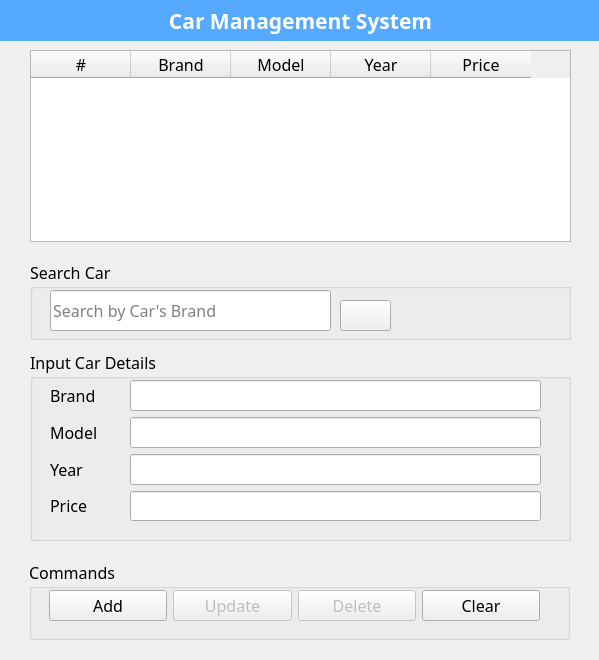
<?xml version="1.0" encoding="UTF-8"?>
<ui version="4.0">
 <class>Form</class>
 <widget class="QWidget" name="Form">
  <property name="geometry">
   <rect>
    <x>0</x>
    <y>0</y>
    <width>599</width>
    <height>660</height>
   </rect>
  </property>
  <property name="font">
   <font>
    <family>Nunito</family>
    <pointsize>12</pointsize>
   </font>
  </property>
  <property name="windowTitle">
   <string>Car Management System:CMS</string>
  </property>
  <property name="windowIcon">
   <iconset>
    <normaloff>icon/maintenance.png</normaloff>icon/maintenance.png</iconset>
  </property>
  <widget class="QLabel" name="label">
   <property name="geometry">
    <rect>
     <x>0</x>
     <y>0</y>
     <width>601</width>
     <height>41</height>
    </rect>
   </property>
   <property name="font">
    <font>
     <family>Nunito</family>
     <pointsize>16</pointsize>
     <italic>false</italic>
     <bold>true</bold>
     <underline>false</underline>
    </font>
   </property>
   <property name="styleSheet">
    <string notr="true">background-color: rgb(85, 170, 255);
color: rgb(255, 255, 255);</string>
   </property>
   <property name="text">
    <string>Car Management System</string>
   </property>
   <property name="alignment">
    <set>Qt::AlignCenter</set>
   </property>
  </widget>
  <widget class="QTableWidget" name="tb_car">
   <property name="geometry">
    <rect>
     <x>30</x>
     <y>50</y>
     <width>541</width>
     <height>192</height>
    </rect>
   </property>
   <column>
    <property name="text">
     <string>#</string>
    </property>
   </column>
   <column>
    <property name="text">
     <string>Brand</string>
    </property>
   </column>
   <column>
    <property name="text">
     <string>Model</string>
    </property>
   </column>
   <column>
    <property name="text">
     <string>Year</string>
    </property>
   </column>
   <column>
    <property name="text">
     <string>Price</string>
    </property>
   </column>
  </widget>
  <widget class="QGroupBox" name="groupBox">
   <property name="geometry">
    <rect>
     <x>30</x>
     <y>260</y>
     <width>541</width>
     <height>80</height>
    </rect>
   </property>
   <property name="title">
    <string>Search Car</string>
   </property>
   <widget class="QLineEdit" name="txt_search">
    <property name="geometry">
     <rect>
      <x>20</x>
      <y>30</y>
      <width>281</width>
      <height>41</height>
     </rect>
    </property>
    <property name="placeholderText">
     <string>Search by Car's Brand</string>
    </property>
   </widget>
   <widget class="QPushButton" name="btn_search">
    <property name="geometry">
     <rect>
      <x>310</x>
      <y>40</y>
      <width>51</width>
      <height>31</height>
     </rect>
    </property>
    <property name="text">
     <string/>
    </property>
    <property name="icon">
     <iconset>
      <normaloff>icon/search.png</normaloff>icon/search.png</iconset>
    </property>
   </widget>
  </widget>
  <widget class="QGroupBox" name="groupBox_2">
   <property name="geometry">
    <rect>
     <x>30</x>
     <y>350</y>
     <width>541</width>
     <height>191</height>
    </rect>
   </property>
   <property name="title">
    <string>Input Car Details</string>
   </property>
   <widget class="QWidget" name="">
    <property name="geometry">
     <rect>
      <x>20</x>
      <y>30</y>
      <width>48</width>
      <height>141</height>
     </rect>
    </property>
    <layout class="QVBoxLayout" name="verticalLayout">
     <item>
      <widget class="QLabel" name="label_2">
       <property name="text">
        <string>Brand</string>
       </property>
      </widget>
     </item>
     <item>
      <widget class="QLabel" name="label_3">
       <property name="text">
        <string>Model</string>
       </property>
      </widget>
     </item>
     <item>
      <widget class="QLabel" name="label_4">
       <property name="text">
        <string>Year</string>
       </property>
      </widget>
     </item>
     <item>
      <widget class="QLabel" name="label_5">
       <property name="text">
        <string>Price</string>
       </property>
      </widget>
     </item>
    </layout>
   </widget>
   <widget class="QWidget" name="">
    <property name="geometry">
     <rect>
      <x>100</x>
      <y>30</y>
      <width>411</width>
      <height>141</height>
     </rect>
    </property>
    <layout class="QVBoxLayout" name="verticalLayout_2">
     <item>
      <widget class="QLineEdit" name="txt_brand"/>
     </item>
     <item>
      <widget class="QLineEdit" name="txt_model"/>
     </item>
     <item>
      <widget class="QLineEdit" name="txt_year"/>
     </item>
     <item>
      <widget class="QLineEdit" name="txt_price"/>
     </item>
    </layout>
   </widget>
  </widget>
  <widget class="QGroupBox" name="groupBox_3">
   <property name="geometry">
    <rect>
     <x>29</x>
     <y>560</y>
     <width>541</width>
     <height>80</height>
    </rect>
   </property>
   <property name="title">
    <string>Commands</string>
   </property>
   <widget class="QWidget" name="">
    <property name="geometry">
     <rect>
      <x>20</x>
      <y>30</y>
      <width>491</width>
      <height>32</height>
     </rect>
    </property>
    <layout class="QHBoxLayout" name="horizontalLayout">
     <item>
      <widget class="QPushButton" name="btn_add">
       <property name="text">
        <string>Add</string>
       </property>
       <property name="icon">
        <iconset>
         <normaloff>icon/add-button.png</normaloff>icon/add-button.png</iconset>
       </property>
      </widget>
     </item>
     <item>
      <widget class="QPushButton" name="btn_update">
       <property name="enabled">
        <bool>false</bool>
       </property>
       <property name="text">
        <string>Update</string>
       </property>
       <property name="icon">
        <iconset>
         <normaloff>icon/update.png</normaloff>icon/update.png</iconset>
       </property>
      </widget>
     </item>
     <item>
      <widget class="QPushButton" name="btn_delete">
       <property name="enabled">
        <bool>false</bool>
       </property>
       <property name="text">
        <string>Delete</string>
       </property>
       <property name="icon">
        <iconset>
         <normaloff>icon/delete.png</normaloff>icon/delete.png</iconset>
       </property>
      </widget>
     </item>
     <item>
      <widget class="QPushButton" name="pushButton_4">
       <property name="text">
        <string>Clear</string>
       </property>
       <property name="icon">
        <iconset>
         <normaloff>icon/broom.png</normaloff>icon/broom.png</iconset>
       </property>
      </widget>
     </item>
    </layout>
   </widget>
  </widget>
 </widget>
 <resources/>
 <connections/>
</ui>
